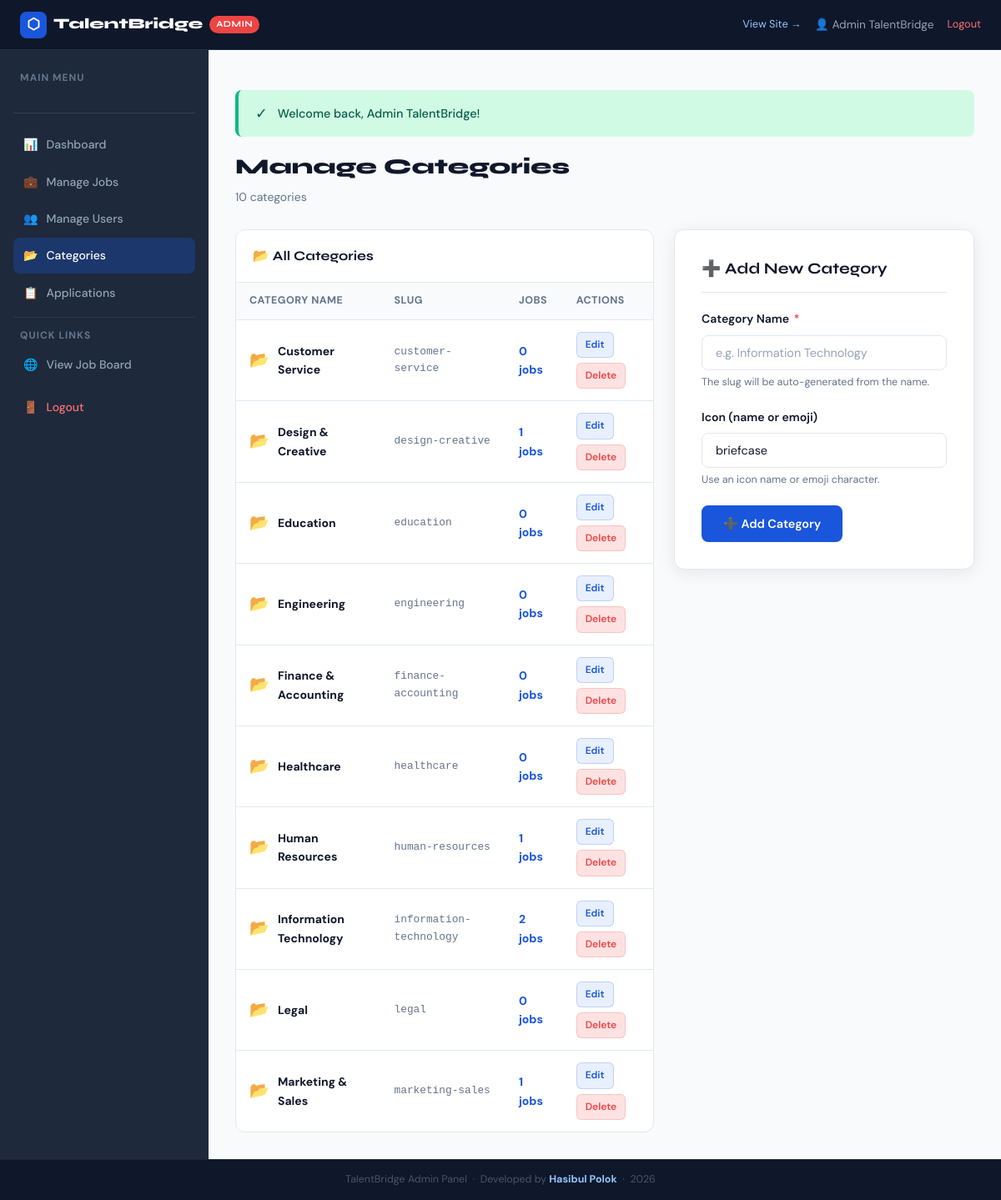
Screenshot of /admin/categories.php (signed in) with the database file from the repository.
### tables this page shows
CREATE TABLE categories (
    id         INT AUTO_INCREMENT PRIMARY KEY,
    name       VARCHAR(100) NOT NULL,
    slug       VARCHAR(100) NOT NULL UNIQUE,
    icon       VARCHAR(50)  DEFAULT 'briefcase',
    created_at TIMESTAMP    DEFAULT CURRENT_TIMESTAMP
);

### admin/categories.php (the view, shortened to what this page needs)
<?php
require_once '../includes/functions.php';
$pdo    = getDB();
$errors = [];
$editCategory = null;
$categories = $pdo->query("
    SELECT cat.*, COUNT(j.id) AS job_count
    FROM categories cat
    LEFT JOIN jobs j ON j.category_id = cat.id
    GROUP BY cat.id
    ORDER BY cat.name
")->fetchAll();
$csrf = generateCSRF();
?>
<?php require_once '../admin/header.php'; ?>
<div class="dash-header">
    <h1 class="dash-title">Manage Categories</h1>
    <p class="dash-subtitle"><?= count($categories) ?> categories</p>
</div>
<div style="display:grid;grid-template-columns:1fr 360px;gap:24px;align-items:start;">
    <div class="table-wrap">
        <div class="table-header">
            <div class="table-title">📂 All Categories</div>
        </div>
        <?php if ($categories): ?>
        <table>
            <thead>
                <tr><th>Category Name</th><th>Slug</th><th>Jobs</th><th>Actions</th></tr>
            </thead>
            <tbody>
                <?php foreach ($categories as $cat): ?>
                <tr>
                    <td>
                        <div style="display:flex;align-items:center;gap:10px;">
                            <span style="font-size:1.2rem;">📂</span>
                            <strong><?= e($cat['name']) ?></strong>
                        </div>
                    </td>
                    <td style="font-size:0.8rem;color:var(--mid);font-family:monospace;"><?= e($cat['slug']) ?></td>
                    <td>
                        <a href="<?= BASE_URL ?>/jobs.php?category=<?= $cat['id'] ?>" target="_blank"
                           style="font-weight:700;color:var(--primary);"><?= $cat['job_count'] ?> jobs</a>
                    </td>
                    <td>
                        <div class="table-actions">
                            <a href="<?= BASE_URL ?>/admin/categories.php?edit=<?= $cat['id'] ?>" class="action-btn edit">Edit</a>
                            <a href="<?= BASE_URL ?>/admin/categories.php?delete=<?= $cat['id'] ?>&csrf=<?= $csrf ?>"
                               class="action-btn delete"
                               data-confirm="Delete '<?= e($cat['name']) ?>'? This cannot be done if it has jobs.">Delete</a>
                        </div>
                    </td>
                </tr>
                <?php endforeach; ?>
            </tbody>
        </table>
        <?php endif; ?>
    </div>
    <div class="form-card" style="position:sticky;top:72px;">
        <h3 style="font-family:var(--font-display);font-weight:700;margin-bottom:20px;padding-bottom:12px;border-bottom:1px solid var(--border);">
            <?= $editCategory ? '✏️ Edit Category' : '➕ Add New Category' ?>
        </h3>
        <form method="POST" data-validate>
            <div class="form-group">
                <label class="form-label">Category Name <span class="required">*</span></label>
                <input type="text" name="name" class="form-control <?= isset($errors['name']) ? 'is-invalid' : '' ?>"
                       value="<?= e($editCategory['name'] ?? ($_POST['name'] ?? '')) ?>"
                       placeholder="e.g. Information Technology" required>
                <span class="form-hint">The slug will be auto-generated from the name.</span>
            </div>
            <div class="form-group">
                <label class="form-label">Icon (name or emoji)</label>
                <input type="text" name="icon" class="form-control"
                       value="<?= e($editCategory['icon'] ?? ($_POST['icon'] ?? 'briefcase')) ?>"
                       placeholder="e.g. laptop, briefcase, 💻">
                <span class="form-hint">Use an icon name or emoji character.</span>
            </div>
            <div style="display:flex;gap:8px;">
                <button type="submit" class="btn btn-primary">
                    <?= $editCategory ? '💾 Update Category' : '➕ Add Category' ?>
                </button>
            </div>
        </form>
    </div>
</div>
<?php require_once '../admin/footer.php'; ?>

### assets/css/style.css (style rules this page uses)
:root { --primary: #1a56db; --primary-dark: #1344b4; --primary-light: #e8f0fe; --secondary: #f59e0b; --secondary-light: #fef3c7; --dark: #0f172a; --dark-2: #1e293b; --dark-3: #334155; --mid: #64748b; --light: #94a3b8; --border: #e2e8f0; --bg: #f8fafc; --white: #ffffff; --success: #10b981; --danger: #ef4444; --warning: #f59e0b; --info: #3b82f6; --font-display: 'Syne', sans-serif; --font-body: 'DM Sans', sans-serif; --radius: 12px; --radius-sm: 8px; --radius-lg: 20px; --shadow: 0 4px 20px rgba(0,0,0,0.08); --shadow-lg: 0 10px 40px rgba(0,0,0,0.12); --transition: all 0.25s cubic-bezier(0.4,0,0.2,1); }
*, *::before, *::after { box-sizing: border-box; margin: 0; padding: 0; }
html { scroll-behavior: smooth; font-size: 16px; }
body { font-family: var(--font-body); background: var(--bg); color: var(--dark); line-height: 1.6; overflow-x: hidden; }
a { color: var(--primary); text-decoration: none; transition: var(--transition); }
button { cursor: pointer; font-family: var(--font-body); }
input, textarea, select { font-family: var(--font-body); }
.btn { display: inline-flex; align-items: center; gap: 8px; padding: 11px 24px; border-radius: var(--radius-sm); font-weight: 600; font-size: 0.9rem; border: 2px solid transparent; transition: var(--transition); cursor: pointer; text-decoration: none; white-space: nowrap; font-family: var(--font-body); }
.btn-primary { background: var(--primary); color: white; border-color: var(--primary); }
.form-group { margin-bottom: 20px; }
.form-label { display: block; font-size: 0.875rem; font-weight: 600; color: var(--dark); margin-bottom: 8px; }
.form-label .required { color: var(--danger); margin-left: 2px; }
.form-control { width: 100%; padding: 11px 16px; border: 1.5px solid var(--border); border-radius: var(--radius-sm); font-size: 0.9rem; color: var(--dark); background: white; transition: var(--transition); outline: none; font-family: var(--font-body); }
.form-control::placeholder { color: var(--light); }
.form-hint { display: block; font-size: 0.78rem; color: var(--mid); margin-top: 5px; }
.form-card { background: white; border: 1px solid var(--border); border-radius: var(--radius); padding: 32px; box-shadow: var(--shadow); }
.dash-header { margin-bottom: 28px; }
.dash-title { font-family: var(--font-display); font-size: 1.6rem; font-weight: 800; color: var(--dark); }
.dash-subtitle { color: var(--mid); font-size: 0.875rem; margin-top: 4px; }
.table-wrap { background: white; border: 1px solid var(--border); border-radius: var(--radius); overflow: hidden; }
.table-header { display: flex; justify-content: space-between; align-items: center; padding: 18px 20px; border-bottom: 1px solid var(--border); }
.table-title { font-family: var(--font-display); font-weight: 700; font-size: 1rem; }
table { width: 100%; border-collapse: collapse; }
th { background: var(--bg); padding: 12px 16px; text-align: left; font-size: 0.78rem; font-weight: 700; color: var(--mid); text-transform: uppercase; letter-spacing: 0.5px; border-bottom: 1px solid var(--border); white-space: nowrap; }
td { padding: 14px 16px; font-size: 0.875rem; color: var(--dark); border-bottom: 1px solid var(--border); vertical-align: middle; }
tr:last-child td { border-bottom: none; }
.table-actions { display: flex; gap: 6px; flex-wrap: wrap; }
.action-btn { display: inline-flex; align-items: center; gap: 4px; padding: 5px 10px; border-radius: 6px; font-size: 0.75rem; font-weight: 600; border: 1px solid transparent; cursor: pointer; transition: var(--transition); text-decoration: none; font-family: var(--font-body); }
.action-btn.edit { background: var(--primary-light); color: var(--primary); border-color: rgba(26,86,219,0.2); }
.action-btn.delete { background: #fee2e2; color: var(--danger); border-color: rgba(239,68,68,0.2); }

### admin/header.php (style rules this page uses)
body { padding-top: 0; }

### rows the page displays
categories: name "Customer Service", slug "customer-service", job_count "0"
categories: name "Design & Creative", slug "design-creative", job_count "1"
categories: name "Education", slug "education", job_count "0"
categories: name "Engineering", slug "engineering", job_count "0"
categories: name "Finance & Accounting", slug "finance-accounting", job_count "0"
categories: name "Healthcare", slug "healthcare", job_count "0"
categories: name "Human Resources", slug "human-resources", job_count "1"
categories: name "Information Technology", slug "information-technology", job_count "2"
categories: name "Legal", slug "legal", job_count "0"
categories: name "Marketing & Sales", slug "marketing-sales", job_count "1"

### other values shown
$currentUser['name'] "Admin TalentBridge"
$icon "✓"
$msg "Welcome back, Admin TalentBridge!"
count($categories) "10"
